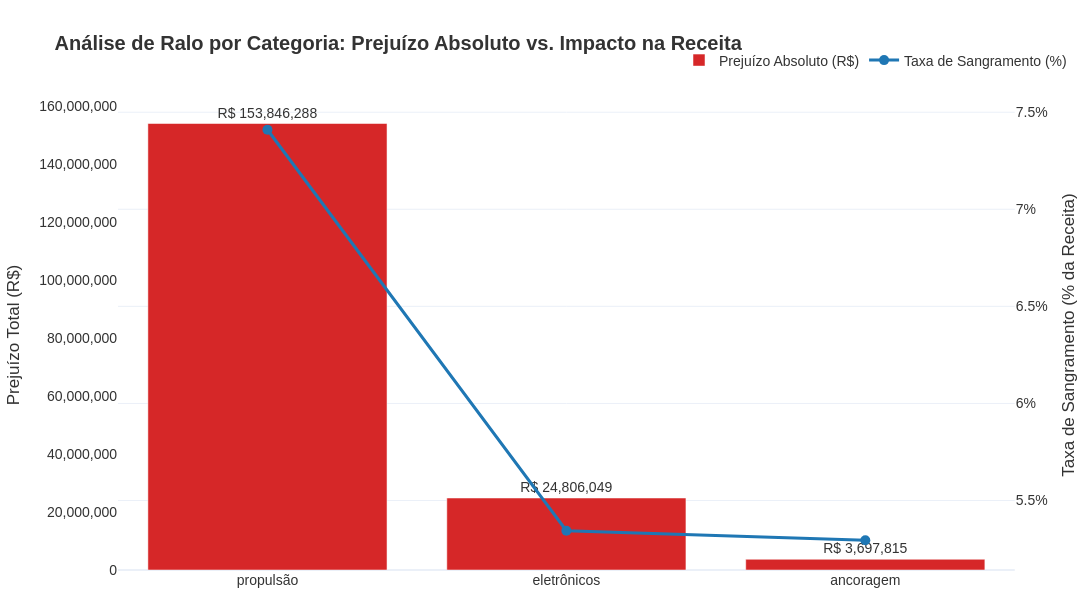

This figure's notebook cell:
### Markdown cell above
## 2.2 Taxa de Sangria em relação a receita.

Aqui tentamos enxergar qual é a categoria que mais contribui para o déficit.

### Code cell
# ==========================================
# DATA PREPARATION
# ==========================================

query_category_drain = """
    SELECT 
        p.actual_category,
        SUM(f.total_revenue) AS total_revenue,
        SUM(f.total_loss) AS total_loss,
        (SUM(f.total_loss) / NULLIF(SUM(f.total_revenue), 0)) * 100 AS drain_rate_pct
    FROM df_fct_profitability f
    JOIN df_products p 
        ON f.id_product = p.code
    WHERE f.total_loss > 0
    GROUP BY p.actual_category
    ORDER BY total_loss DESC
"""

df_category = duckdb.query(query_category_drain).df()

# ==========================================
# VISUALIZATION
# ==========================================

fig = make_subplots(specs=[[{"secondary_y": True}]])

fig.add_trace(
    go.Bar(
        x=df_category['actual_category'],
        y=df_category['total_loss'],
        name="Prejuízo Absoluto (R$)",
        marker_color='#d62728', 
        text=df_category['total_loss'],
        texttemplate='R$ %{text:,.0f}',
        textposition='outside',
        hovertemplate="<b>%{x}</b><br>Prejuízo: R$ %{y:,.2f}<extra></extra>"
    ),
    secondary_y=False,
)

fig.add_trace(
    go.Scatter(
        x=df_category['actual_category'],
        y=df_category['drain_rate_pct'],
        name="Taxa de Sangramento (%)",
        mode='lines+markers',
        line=dict(color='#1f77b4', width=3),
        marker=dict(size=10),
        hovertemplate="<b>%{x}</b><br>Sangramento: %{y:.2f}%<extra></extra>"
    ),
    secondary_y=True,
)

fig.update_layout(
    title='<b>Análise de Ralo por Categoria: Prejuízo Absoluto vs. Impacto na Receita</b>',
    width=1200,
    height=600,
    template='plotly_white',
    hovermode='x unified',
    legend=dict(orientation="h", yanchor="bottom", y=1.05, xanchor="right", x=1),
    margin=dict(t=100, l=20, r=20, b=20),
    font=dict(family="Arial", size=14, color="#333333")
)

fig.update_yaxes(
    title_text="Prejuízo Total (R$)", 
    secondary_y=False, 
    showgrid=False, 
    tickformat=",.0f"
)

fig.update_yaxes(
    title_text="Taxa de Sangramento (% da Receita)", 
    secondary_y=True, 
    showgrid=True, 
    ticksuffix="%"
)

fig.show()

### Figure 1 — Plotly figure (JSON) as saved in the notebook; plotly's stock layout.template omitted (floating-point values rounded to 4 significant figures)
{"data": [{"hovertemplate": "<b>%{x}</b><br>Prejuízo: R$ %{y:,.2f}<extra></extra>", "marker": {"color": "#d62728"}, "name": "Prejuízo Absoluto (R$)", "text": [153800000.0, 24810000.0, 3698000.0], "textposition": "outside", "texttemplate": "R$ %{text:,.0f}", "type": "bar", "x": ["propulsão", "eletrônicos", "ancoragem"], "xaxis": "x", "y": [153800000.0, 24810000.0, 3698000.0], "yaxis": "y"}, {"hovertemplate": "<b>%{x}</b><br>Sangramento: %{y:.2f}%<extra></extra>", "line": {"color": "#1f77b4", "width": 3}, "marker": {"size": 10}, "mode": "lines+markers", "name": "Taxa de Sangramento (%)", "type": "scatter", "x": ["propulsão", "eletrônicos", "ancoragem"], "xaxis": "x", "y": [7.41, 5.344, 5.295], "yaxis": "y2"}], "layout": {"font": {"color": "#333333", "family": "Arial", "size": 14}, "height": 600, "hovermode": "x unified", "legend": {"orientation": "h", "x": 1, "xanchor": "right", "y": 1.05, "yanchor": "bottom"}, "margin": {"b": 20, "l": 20, "r": 20, "t": 100}, "title": {"text": "<b>Análise de Ralo por Categoria: Prejuízo Absoluto vs. Impacto na Receita</b>"}, "width": 1200, "xaxis": {"anchor": "y", "domain": [0, 0.94]}, "yaxis": {"anchor": "x", "domain": [0, 1], "showgrid": false, "tickformat": ",.0f", "title": {"text": "Prejuízo Total (R$)"}}, "yaxis2": {"anchor": "x", "overlaying": "y", "showgrid": true, "side": "right", "ticksuffix": "%", "title": {"text": "Taxa de Sangramento (% da Receita)"}}}}
